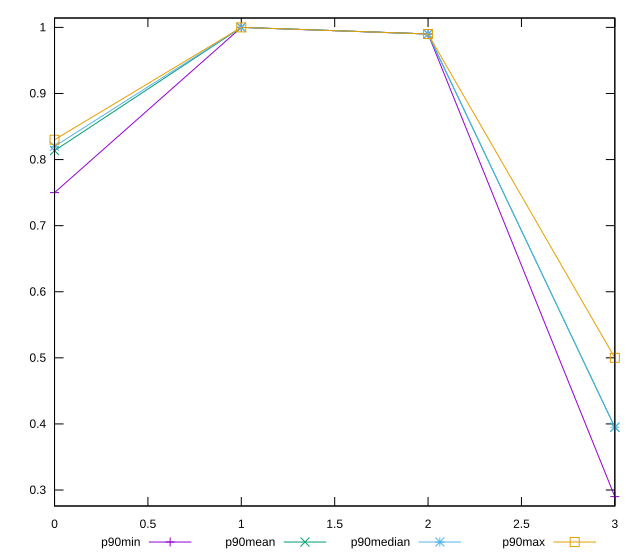

Generate this figure with gnuplot:
reset

$p90Min <<EOF
0 0.75
1 1
2 0.99
3 0.29
EOF

$p90Mean <<EOF
0 0.8135106382978717
1 1
2 0.9899999999999989
3 0.395
EOF

$p90Median <<EOF
0 0.82
1 1
2 0.99
3 0.395
EOF

$p90Max <<EOF
0 0.83
1 1
2 0.99
3 0.5
EOF

set key outside below
set xrange [0:3]
set yrange [0.2758:1.0142]
set trange [0.2758:1.0142]
set terminal svg size 640, 560 enhanced background rgb 'white'
set output "reports/report_00030_2021-02-24T20-42-31.540Z/meta/score/progression/value.svg"

plot $p90Min title "p90min" with linespoints, \
     $p90Mean title "p90mean" with linespoints, \
     $p90Median title "p90median" with linespoints, \
     $p90Max title "p90max" with linespoints

reset
